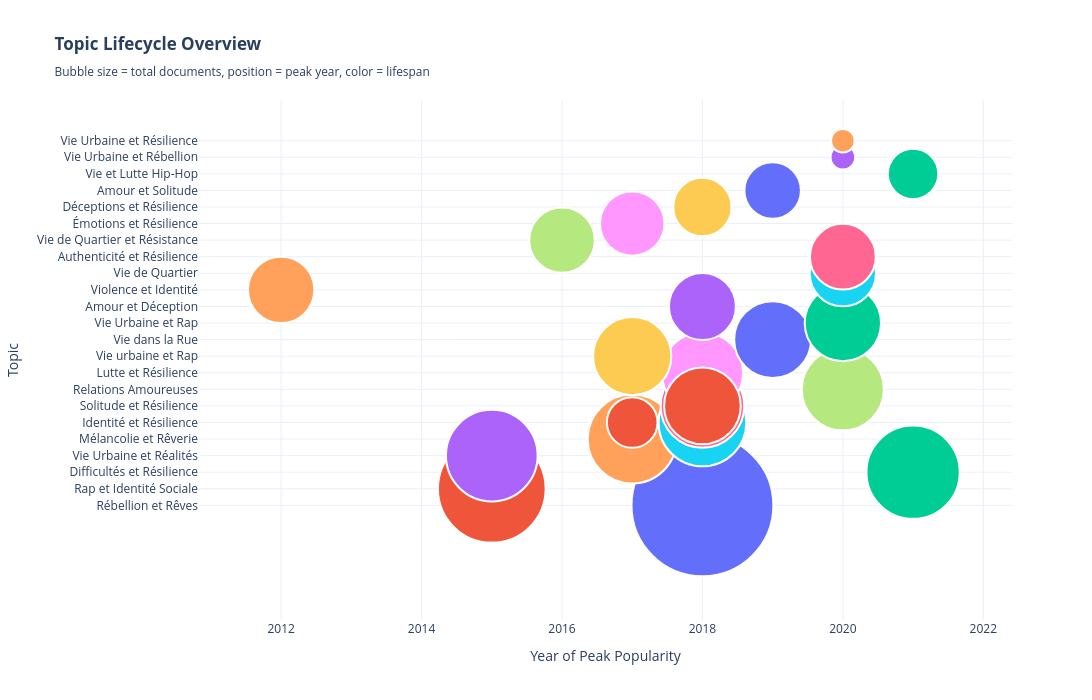

The code cell stored with this chart in its notebook:
### Code cell
#============ VIZ 14: TOPIC LIFECYCLE BUBBLE ============
fig14 = go.Figure()

for _, row in appearance_df.iterrows():
    fig14.add_trace(go.Scatter(
        x=[row['Peak_Year']],
        y=[row['Label']],
        mode='markers',
        marker=dict(
            size=row['Total_Documents'] / 20,  # Bubble size = total docs
            color=row['Lifespan_Years'],  # Color = lifespan
            colorscale='Viridis',
            showscale=False,
            line=dict(width=2, color='white')
        ),
        text=f"<b>{row['Label']}</b><br>" +
             f"Peak Year: {row['Peak_Year']}<br>" +
             f"Lifespan: {row['Lifespan_Years']} years<br>" +
             f"Total Docs: {row['Total_Documents']}<br>" +
             f"Trend: {row['Trend']}",
        hovertemplate='%{text}<extra></extra>',
        name=''
    ))

fig14.update_layout(
    title="<b>Topic Lifecycle Overview</b><br><sub>Bubble size = total documents, position = peak year, color = lifespan</sub>",
    xaxis_title="Year of Peak Popularity",
    yaxis_title="Topic",
    height=700,
    width=1200,
    template="plotly_white",
    showlegend=False,
    hovermode='closest'
)

fig14.write_html("songs_viz_14_lifecycle_bubble.html")
print("✓ Saved: viz_14_lifecycle_bubble.html")
fig14

### Figure 1 — Plotly figure (JSON) as saved in the notebook; plotly's stock layout.template omitted (floating-point values rounded to 4 significant figures)
{"data": [{"hovertemplate": "%{text}<extra></extra>", "marker": {"color": 32, "colorscale": [[0, "#440154"], [0.1111, "#482878"], [0.2222, "#3e4989"], [0.3333, "#31688e"], [0.4444, "#26828e"], [0.5556, "#1f9e89"], [0.6667, "#35b779"], [0.7778, "#6ece58"], [0.8889, "#b5de2b"], [1, "#fde725"]], "line": {"color": "white", "width": 2}, "showscale": false, "size": 141.8}, "mode": "markers", "name": "", "text": "<b>Rébellion et Rêves</b><br>Peak Year: 2018<br>Lifespan: 32 years<br>Total Docs: 2837<br>Trend: ↑ Rising", "type": "scatter", "x": [2018], "y": ["Rébellion et Rêves"]}, {"hovertemplate": "%{text}<extra></extra>", "marker": {"color": 32, "colorscale": [[0, "#440154"], [0.1111, "#482878"], [0.2222, "#3e4989"], [0.3333, "#31688e"], [0.4444, "#26828e"], [0.5556, "#1f9e89"], [0.6667, "#35b779"], [0.7778, "#6ece58"], [0.8889, "#b5de2b"], [1, "#fde725"]], "line": {"color": "white", "width": 2}, "showscale": false, "size": 107.7}, "mode": "markers", "name": "", "text": "<b>Rap et Identité Sociale</b><br>Peak Year: 2015<br>Lifespan: 32 years<br>Total Docs: 2154<br>Trend: ↑ Rising", "type": "scatter", "x": [2015], "y": ["Rap et Identité Sociale"]}, {"hovertemplate": "%{text}<extra></extra>", "marker": {"color": 31, "colorscale": [[0, "#440154"], [0.1111, "#482878"], [0.2222, "#3e4989"], [0.3333, "#31688e"], [0.4444, "#26828e"], [0.5556, "#1f9e89"], [0.6667, "#35b779"], [0.7778, "#6ece58"], [0.8889, "#b5de2b"], [1, "#fde725"]], "line": {"color": "white", "width": 2}, "showscale": false, "size": 93.25}, "mode": "markers", "name": "", "text": "<b>Difficultés et Résilience</b><br>Peak Year: 2021<br>Lifespan: 31 years<br>Total Docs: 1865<br>Trend: ↑ Rising", "type": "scatter", "x": [2021], "y": ["Difficultés et Résilience"]}, {"hovertemplate": "%{text}<extra></extra>", "marker": {"color": 32, "colorscale": [[0, "#440154"], [0.1111, "#482878"], [0.2222, "#3e4989"], [0.3333, "#31688e"], [0.4444, "#26828e"], [0.5556, "#1f9e89"], [0.6667, "#35b779"], [0.7778, "#6ece58"], [0.8889, "#b5de2b"], [1, "#fde725"]], "line": {"color": "white", "width": 2}, "showscale": false, "size": 91.65}, "mode": "markers", "name": "", "text": "<b>Vie Urbaine et Réalités</b><br>Peak Year: 2015<br>Lifespan: 32 years<br>Total Docs: 1833<br>Trend: ↑ Rising", "type": "scatter", "x": [2015], "y": ["Vie Urbaine et Réalités"]}, {"hovertemplate": "%{text}<extra></extra>", "marker": {"color": 31, "colorscale": [[0, "#440154"], [0.1111, "#482878"], [0.2222, "#3e4989"], [0.3333, "#31688e"], [0.4444, "#26828e"], [0.5556, "#1f9e89"], [0.6667, "#35b779"], [0.7778, "#6ece58"], [0.8889, "#b5de2b"], [1, "#fde725"]], "line": {"color": "white", "width": 2}, "showscale": false, "size": 89}, "mode": "markers", "name": "", "text": "<b>Mélancolie et Rêverie</b><br>Peak Year: 2017<br>Lifespan: 31 years<br>Total Docs: 1780<br>Trend: ↑ Rising", "type": "scatter", "x": [2017], "y": ["Mélancolie et Rêverie"]}, {"hovertemplate": "%{text}<extra></extra>", "marker": {"color": 32, "colorscale": [[0, "#440154"], [0.1111, "#482878"], [0.2222, "#3e4989"], [0.3333, "#31688e"], [0.4444, "#26828e"], [0.5556, "#1f9e89"], [0.6667, "#35b779"], [0.7778, "#6ece58"], [0.8889, "#b5de2b"], [1, "#fde725"]], "line": {"color": "white", "width": 2}, "showscale": false, "size": 87.75}, "mode": "markers", "name": "", "text": "<b>Identité et Résilience</b><br>Peak Year: 2018<br>Lifespan: 32 years<br>Total Docs: 1755<br>Trend: ↑ Rising", "type": "scatter", "x": [2018], "y": ["Identité et Résilience"]}, {"hovertemplate": "%{text}<extra></extra>", "marker": {"color": 32, "colorscale": [[0, "#440154"], [0.1111, "#482878"], [0.2222, "#3e4989"], [0.3333, "#31688e"], [0.4444, "#26828e"], [0.5556, "#1f9e89"], [0.6667, "#35b779"], [0.7778, "#6ece58"], [0.8889, "#b5de2b"], [1, "#fde725"]], "line": {"color": "white", "width": 2}, "showscale": false, "size": 83.6}, "mode": "markers", "name": "", "text": "<b>Solitude et Résilience</b><br>Peak Year: 2018<br>Lifespan: 32 years<br>Total Docs: 1672<br>Trend: ↑ Rising", "type": "scatter", "x": [2018], "y": ["Solitude et Résilience"]}, {"hovertemplate": "%{text}<extra></extra>", "marker": {"color": 30, "colorscale": [[0, "#440154"], [0.1111, "#482878"], [0.2222, "#3e4989"], [0.3333, "#31688e"], [0.4444, "#26828e"], [0.5556, "#1f9e89"], [0.6667, "#35b779"], [0.7778, "#6ece58"], [0.8889, "#b5de2b"], [1, "#fde725"]], "line": {"color": "white", "width": 2}, "showscale": false, "size": 82.05}, "mode": "markers", "name": "", "text": "<b>Relations Amoureuses</b><br>Peak Year: 2020<br>Lifespan: 30 years<br>Total Docs: 1641<br>Trend: ↑ Rising", "type": "scatter", "x": [2020], "y": ["Relations Amoureuses"]}, {"hovertemplate": "%{text}<extra></extra>", "marker": {"color": 32, "colorscale": [[0, "#440154"], [0.1111, "#482878"], [0.2222, "#3e4989"], [0.3333, "#31688e"], [0.4444, "#26828e"], [0.5556, "#1f9e89"], [0.6667, "#35b779"], [0.7778, "#6ece58"], [0.8889, "#b5de2b"], [1, "#fde725"]], "line": {"color": "white", "width": 2}, "showscale": false, "size": 81.15}, "mode": "markers", "name": "", "text": "<b>Lutte et Résilience</b><br>Peak Year: 2018<br>Lifespan: 32 years<br>Total Docs: 1623<br>Trend: ↑ Rising", "type": "scatter", "x": [2018], "y": ["Lutte et Résilience"]}, {"hovertemplate": "%{text}<extra></extra>", "marker": {"color": 32, "colorscale": [[0, "#440154"], [0.1111, "#482878"], [0.2222, "#3e4989"], [0.3333, "#31688e"], [0.4444, "#26828e"], [0.5556, "#1f9e89"], [0.6667, "#35b779"], [0.7778, "#6ece58"], [0.8889, "#b5de2b"], [1, "#fde725"]], "line": {"color": "white", "width": 2}, "showscale": false, "size": 78.2}, "mode": "markers", "name": "", "text": "<b>Vie urbaine et Rap</b><br>Peak Year: 2017<br>Lifespan: 32 years<br>Total Docs: 1564<br>Trend: ↑ Rising", "type": "scatter", "x": [2017], "y": ["Vie urbaine et Rap"]}, {"hovertemplate": "%{text}<extra></extra>", "marker": {"color": 32, "colorscale": [[0, "#440154"], [0.1111, "#482878"], [0.2222, "#3e4989"], [0.3333, "#31688e"], [0.4444, "#26828e"], [0.5556, "#1f9e89"], [0.6667, "#35b779"], [0.7778, "#6ece58"], [0.8889, "#b5de2b"], [1, "#fde725"]], "line": {"color": "white", "width": 2}, "showscale": false, "size": 76.9}, "mode": "markers", "name": "", "text": "<b>Vie dans la Rue</b><br>Peak Year: 2019<br>Lifespan: 32 years<br>Total Docs: 1538<br>Trend: ↑ Rising", "type": "scatter", "x": [2019], "y": ["Vie dans la Rue"]}, {"hovertemplate": "%{text}<extra></extra>", "marker": {"color": 32, "colorscale": [[0, "#440154"], [0.1111, "#482878"], [0.2222, "#3e4989"], [0.3333, "#31688e"], [0.4444, "#26828e"], [0.5556, "#1f9e89"], [0.6667, "#35b779"], [0.7778, "#6ece58"], [0.8889, "#b5de2b"], [1, "#fde725"]], "line": {"color": "white", "width": 2}, "showscale": false, "size": 76.65}, "mode": "markers", "name": "", "text": "<b>Solitude et Résilience</b><br>Peak Year: 2018<br>Lifespan: 32 years<br>Total Docs: 1533<br>Trend: ↑ Rising", "type": "scatter", "x": [2018], "y": ["Solitude et Résilience"]}, {"hovertemplate": "%{text}<extra></extra>", "marker": {"color": 31, "colorscale": [[0, "#440154"], [0.1111, "#482878"], [0.2222, "#3e4989"], [0.3333, "#31688e"], [0.4444, "#26828e"], [0.5556, "#1f9e89"], [0.6667, "#35b779"], [0.7778, "#6ece58"], [0.8889, "#b5de2b"], [1, "#fde725"]], "line": {"color": "white", "width": 2}, "showscale": false, "size": 76.3}, "mode": "markers", "name": "", "text": "<b>Vie Urbaine et Rap</b><br>Peak Year: 2020<br>Lifespan: 31 years<br>Total Docs: 1526<br>Trend: ↑ Rising", "type": "scatter", "x": [2020], "y": ["Vie Urbaine et Rap"]}, {"hovertemplate": "%{text}<extra></extra>", "marker": {"color": 32, "colorscale": [[0, "#440154"], [0.1111, "#482878"], [0.2222, "#3e4989"], [0.3333, "#31688e"], [0.4444, "#26828e"], [0.5556, "#1f9e89"], [0.6667, "#35b779"], [0.7778, "#6ece58"], [0.8889, "#b5de2b"], [1, "#fde725"]], "line": {"color": "white", "width": 2}, "showscale": false, "size": 66.9}, "mode": "markers", "name": "", "text": "<b>Amour et Déception</b><br>Peak Year: 2018<br>Lifespan: 32 years<br>Total Docs: 1338<br>Trend: ↑ Rising", "type": "scatter", "x": [2018], "y": ["Amour et Déception"]}, {"hovertemplate": "%{text}<extra></extra>", "marker": {"color": 32, "colorscale": [[0, "#440154"], [0.1111, "#482878"], [0.2222, "#3e4989"], [0.3333, "#31688e"], [0.4444, "#26828e"], [0.5556, "#1f9e89"], [0.6667, "#35b779"], [0.7778, "#6ece58"], [0.8889, "#b5de2b"], [1, "#fde725"]], "line": {"color": "white", "width": 2}, "showscale": false, "size": 66.4}, "mode": "markers", "name": "", "text": "<b>Violence et Identité</b><br>Peak Year: 2012<br>Lifespan: 32 years<br>Total Docs: 1328<br>Trend: ↑ Rising", "type": "scatter", "x": [2012], "y": ["Violence et Identité"]}, {"hovertemplate": "%{text}<extra></extra>", "marker": {"color": 32, "colorscale": [[0, "#440154"], [0.1111, "#482878"], [0.2222, "#3e4989"], [0.3333, "#31688e"], [0.4444, "#26828e"], [0.5556, "#1f9e89"], [0.6667, "#35b779"], [0.7778, "#6ece58"], [0.8889, "#b5de2b"], [1, "#fde725"]], "line": {"color": "white", "width": 2}, "showscale": false, "size": 66.15}, "mode": "markers", "name": "", "text": "<b>Vie de Quartier</b><br>Peak Year: 2020<br>Lifespan: 32 years<br>Total Docs: 1323<br>Trend: ↑ Rising", "type": "scatter", "x": [2020], "y": ["Vie de Quartier"]}, {"hovertemplate": "%{text}<extra></extra>", "marker": {"color": 29, "colorscale": [[0, "#440154"], [0.1111, "#482878"], [0.2222, "#3e4989"], [0.3333, "#31688e"], [0.4444, "#26828e"], [0.5556, "#1f9e89"], [0.6667, "#35b779"], [0.7778, "#6ece58"], [0.8889, "#b5de2b"], [1, "#fde725"]], "line": {"color": "white", "width": 2}, "showscale": false, "size": 65.75}, "mode": "markers", "name": "", "text": "<b>Authenticité et Résilience</b><br>Peak Year: 2020<br>Lifespan: 29 years<br>Total Docs: 1315<br>Trend: ↑ Rising", "type": "scatter", "x": [2020], "y": ["Authenticité et Résilience"]}, {"hovertemplate": "%{text}<extra></extra>", "marker": {"color": 32, "colorscale": [[0, "#440154"], [0.1111, "#482878"], [0.2222, "#3e4989"], [0.3333, "#31688e"], [0.4444, "#26828e"], [0.5556, "#1f9e89"], [0.6667, "#35b779"], [0.7778, "#6ece58"], [0.8889, "#b5de2b"], [1, "#fde725"]], "line": {"color": "white", "width": 2}, "showscale": false, "size": 65.45}, "mode": "markers", "name": "", "text": "<b>Vie de Quartier et Résistance</b><br>Peak Year: 2016<br>Lifespan: 32 years<br>Total Docs: 1309<br>Trend: ↑ Rising", "type": "scatter", "x": [2016], "y": ["Vie de Quartier et Résistance"]}, {"hovertemplate": "%{text}<extra></extra>", "marker": {"color": 31, "colorscale": [[0, "#440154"], [0.1111, "#482878"], [0.2222, "#3e4989"], [0.3333, "#31688e"], [0.4444, "#26828e"], [0.5556, "#1f9e89"], [0.6667, "#35b779"], [0.7778, "#6ece58"], [0.8889, "#b5de2b"], [1, "#fde725"]], "line": {"color": "white", "width": 2}, "showscale": false, "size": 64.35}, "mode": "markers", "name": "", "text": "<b>Émotions et Résilience</b><br>Peak Year: 2017<br>Lifespan: 31 years<br>Total Docs: 1287<br>Trend: ↑ Rising", "type": "scatter", "x": [2017], "y": ["Émotions et Résilience"]}, {"hovertemplate": "%{text}<extra></extra>", "marker": {"color": 30, "colorscale": [[0, "#440154"], [0.1111, "#482878"], [0.2222, "#3e4989"], [0.3333, "#31688e"], [0.4444, "#26828e"], [0.5556, "#1f9e89"], [0.6667, "#35b779"], [0.7778, "#6ece58"], [0.8889, "#b5de2b"], [1, "#fde725"]], "line": {"color": "white", "width": 2}, "showscale": false, "size": 58.25}, "mode": "markers", "name": "", "text": "<b>Déceptions et Résilience</b><br>Peak Year: 2018<br>Lifespan: 30 years<br>Total Docs: 1165<br>Trend: ↑ Rising", "type": "scatter", "x": [2018], "y": ["Déceptions et Résilience"]}, {"hovertemplate": "%{text}<extra></extra>", "marker": {"color": 31, "colorscale": [[0, "#440154"], [0.1111, "#482878"], [0.2222, "#3e4989"], [0.3333, "#31688e"], [0.4444, "#26828e"], [0.5556, "#1f9e89"], [0.6667, "#35b779"], [0.7778, "#6ece58"], [0.8889, "#b5de2b"], [1, "#fde725"]], "line": {"color": "white", "width": 2}, "showscale": false, "size": 56.5}, "mode": "markers", "name": "", "text": "<b>Amour et Solitude</b><br>Peak Year: 2019<br>Lifespan: 31 years<br>Total Docs: 1130<br>Trend: ↑ Rising", "type": "scatter", "x": [2019], "y": ["Amour et Solitude"]}, {"hovertemplate": "%{text}<extra></extra>", "marker": {"color": 31, "colorscale": [[0, "#440154"], [0.1111, "#482878"], [0.2222, "#3e4989"], [0.3333, "#31688e"], [0.4444, "#26828e"], [0.5556, "#1f9e89"], [0.6667, "#35b779"], [0.7778, "#6ece58"], [0.8889, "#b5de2b"], [1, "#fde725"]], "line": {"color": "white", "width": 2}, "showscale": false, "size": 50.65}, "mode": "markers", "name": "", "text": "<b>Identité et Résilience</b><br>Peak Year: 2017<br>Lifespan: 31 years<br>Total Docs: 1013<br>Trend: ↑ Rising", "type": "scatter", "x": [2017], "y": ["Identité et Résilience"]}, {"hovertemplate": "%{text}<extra></extra>", "marker": {"color": 31, "colorscale": [[0, "#440154"], [0.1111, "#482878"], [0.2222, "#3e4989"], [0.3333, "#31688e"], [0.4444, "#26828e"], [0.5556, "#1f9e89"], [0.6667, "#35b779"], [0.7778, "#6ece58"], [0.8889, "#b5de2b"], [1, "#fde725"]], "line": {"color": "white", "width": 2}, "showscale": false, "size": 50.35}, "mode": "markers", "name": "", "text": "<b>Vie et Lutte Hip-Hop</b><br>Peak Year: 2021<br>Lifespan: 31 years<br>Total Docs: 1007<br>Trend: ↑ Rising", "type": "scatter", "x": [2021], "y": ["Vie et Lutte Hip-Hop"]}, {"hovertemplate": "%{text}<extra></extra>", "marker": {"color": 31, "colorscale": [[0, "#440154"], [0.1111, "#482878"], [0.2222, "#3e4989"], [0.3333, "#31688e"], [0.4444, "#26828e"], [0.5556, "#1f9e89"], [0.6667, "#35b779"], [0.7778, "#6ece58"], [0.8889, "#b5de2b"], [1, "#fde725"]], "line": {"color": "white", "width": 2}, "showscale": false, "size": 24.6}, "mode": "markers", "name": "", "text": "<b>Vie Urbaine et Rébellion</b><br>Peak Year: 2020<br>Lifespan: 31 years<br>Total Docs: 492<br>Trend: ↑ Rising", "type": "scatter", "x": [2020], "y": ["Vie Urbaine et Rébellion"]}, {"hovertemplate": "%{text}<extra></extra>", "marker": {"color": 28, "colorscale": [[0, "#440154"], [0.1111, "#482878"], [0.2222, "#3e4989"], [0.3333, "#31688e"], [0.4444, "#26828e"], [0.5556, "#1f9e89"], [0.6667, "#35b779"], [0.7778, "#6ece58"], [0.8889, "#b5de2b"], [1, "#fde725"]], "line": {"color": "white", "width": 2}, "showscale": false, "size": 23.5}, "mode": "markers", "name": "", "text": "<b>Vie Urbaine et Résilience</b><br>Peak Year: 2020<br>Lifespan: 28 years<br>Total Docs: 470<br>Trend: ↑ Rising", "type": "scatter", "x": [2020], "y": ["Vie Urbaine et Résilience"]}], "layout": {"height": 700, "hovermode": "closest", "showlegend": false, "title": {"text": "<b>Topic Lifecycle Overview</b><br><sub>Bubble size = total documents, position = peak year, color = lifespan</sub>"}, "width": 1200, "xaxis": {"title": {"text": "Year of Peak Popularity"}}, "yaxis": {"title": {"text": "Topic"}}}}
